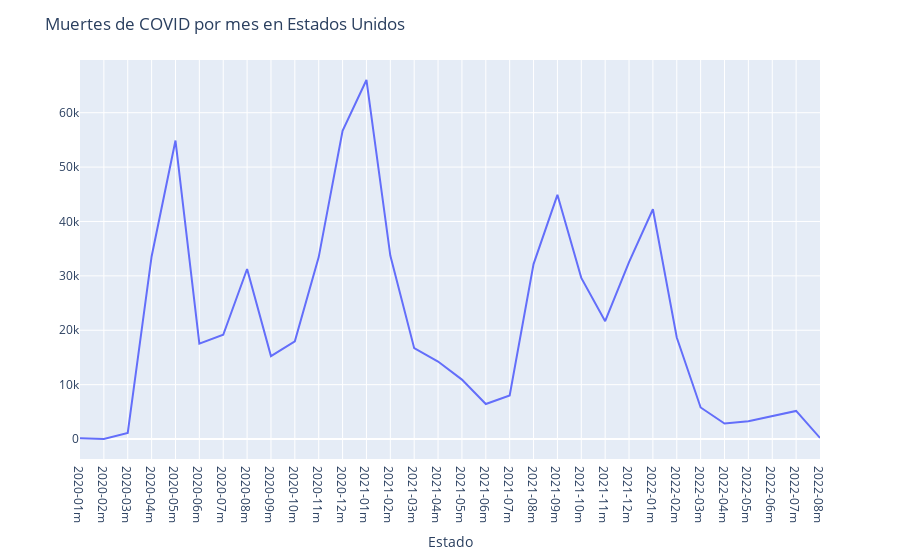

The notebook cell this image was saved under:
### Code cell
# 8 - Siguiendo las respuestas anteriores, ¿cuál fue el peor mes de la pandemia para USA en su conjunto? Puede utilizar otras medidas que considere necesarias.

muertes_mensuales=df.groupby("Año_Mes").sum("deaths_covid")
fig8_1= px.line(x=muertes_mensuales.index, y=muertes_mensuales.deaths_covid)
fig8_1.update_yaxes(title="", visible=True)
fig8_1.update_xaxes(title="Estado", visible=True)
fig8_1.update_layout(showlegend=False, title="Muertes de COVID por mes en Estados Unidos")

### Figure 1 — Plotly figure (JSON) as saved in the notebook; plotly's stock layout.template omitted (floating-point values rounded to 4 significant figures)
{"data": [{"hovertemplate": "x=%{x}<br>y=%{y}<extra></extra>", "legendgroup": "", "line": {"color": "#636efa", "dash": "solid"}, "marker": {"symbol": "circle"}, "mode": "lines", "name": "", "orientation": "v", "showlegend": false, "type": "scatter", "x": ["2020-01m", "2020-02m", "2020-03m", "2020-04m", "2020-05m", "2020-06m", "2020-07m", "2020-08m", "2020-09m", "2020-10m", "2020-11m", "2020-12m", "2021-01m", "2021-02m", "2021-03m", "2021-04m", "2021-05m", "2021-06m", "2021-07m", "2021-08m", "2021-09m", "2021-10m", "2021-11m", "2021-12m", "2022-01m", "2022-02m", "2022-03m", "2022-04m", "2022-05m", "2022-06m", "2022-07m", "2022-08m"], "xaxis": "x", "y": [145, 0, 1118, 33572, 54884, 17541, 19178, 31259, 15244, 17963, 33444, 56674, 66020, 33733, 16700, 14253, 10927, 6445, 8029, 32171, 44903, 29631, 21662, 32541, 42246, 18672, 5804, 2852, 3277, 4156, 5176, 200], "yaxis": "y"}], "layout": {"legend": {"tracegroupgap": 0}, "margin": {"t": 60}, "showlegend": false, "title": {"text": "Muertes de COVID por mes en Estados Unidos"}, "xaxis": {"anchor": "y", "domain": [0, 1], "title": {"text": "Estado"}, "visible": true}, "yaxis": {"anchor": "x", "domain": [0, 1], "title": {"text": ""}, "visible": true}}}
